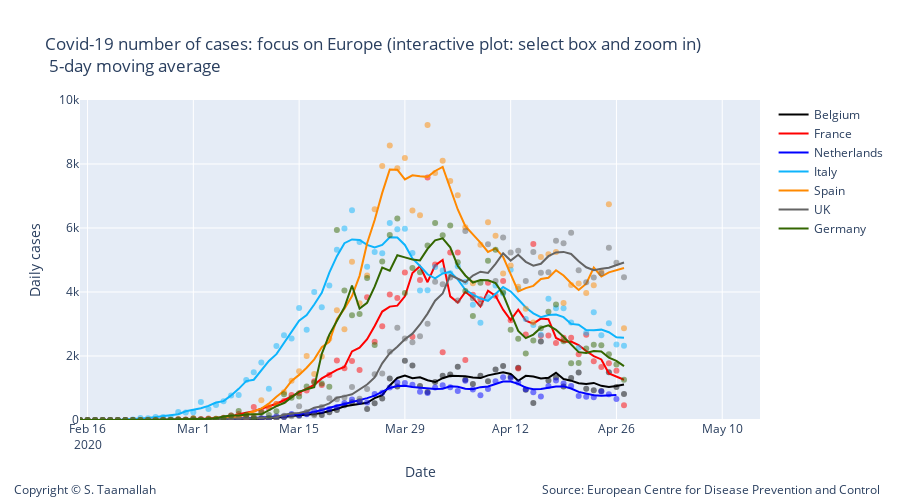

This figure's notebook cell:
### Code cell
# Add traces
trace1 = go.Scatter(
        x=df_belgium.index, 
        y=df_belgium['cases'],
        mode='markers',
        name='Belgium daily cases',
        line_color='rgba(0, 0, 0, 0.5)',
        showlegend=False,
)

trace11 = go.Scatter(
        x=df_belgium.index, 
        y=smooth_belgium,
        mode='lines',
        name='Belgium',
        line_color='rgba(0, 0, 0, 1)',
)


trace3 = go.Scatter(
        x=df_netherlands.index, 
        y=df_netherlands['cases'],
        mode='markers',
        name='Netherlands',
        line_color='rgba(0, 0, 255, .5)',
    showlegend=False,
)

trace33 = go.Scatter(
        x=df_netherlands.index, 
        y=smooth_netherlands,
        mode='lines',
        name='Netherlands',
        line_color='rgba(0, 0, 255, 1)',
)


data2 = [trace1,trace11, trace2, trace22, trace3, trace33, trace4, trace44, trace5, trace55, trace6, trace66, trace7, trace77]


layout2 = go.Layout(
    title="Covid-19 number of cases: focus on Europe (interactive plot: select box and zoom in) <br> 5-day moving average",
    width=900,
    height=500,
    
    # Top left
    xaxis=dict(
        title='Date',
        range=['2020-02-15', '2020-05-15'],
    ),
    yaxis=dict(
        title='Daily cases',
        #type='log',
        range=[0,10000],
        anchor='x'
    ),
    
      annotations=[
        dict(
            x=1.18,
            y=-0.25,
            showarrow=False,
            text='Source: European Centre for Disease Prevention and Control',
            xref='paper',
            yref='paper'
        ),
        
        dict(
            x=-0.1,
            y=-0.25,
            showarrow=False,
            text='Copyright © S. Taamallah ',
            xref='paper',
            yref='paper'
        )
    ],
    
)

fig = go.Figure(data=data2, layout=layout2)
fig.show()
from plotly.offline import plot
plot(fig, filename="STaamallah_covid19_analysis_chart_1bis_20200426.html", auto_open = False)
